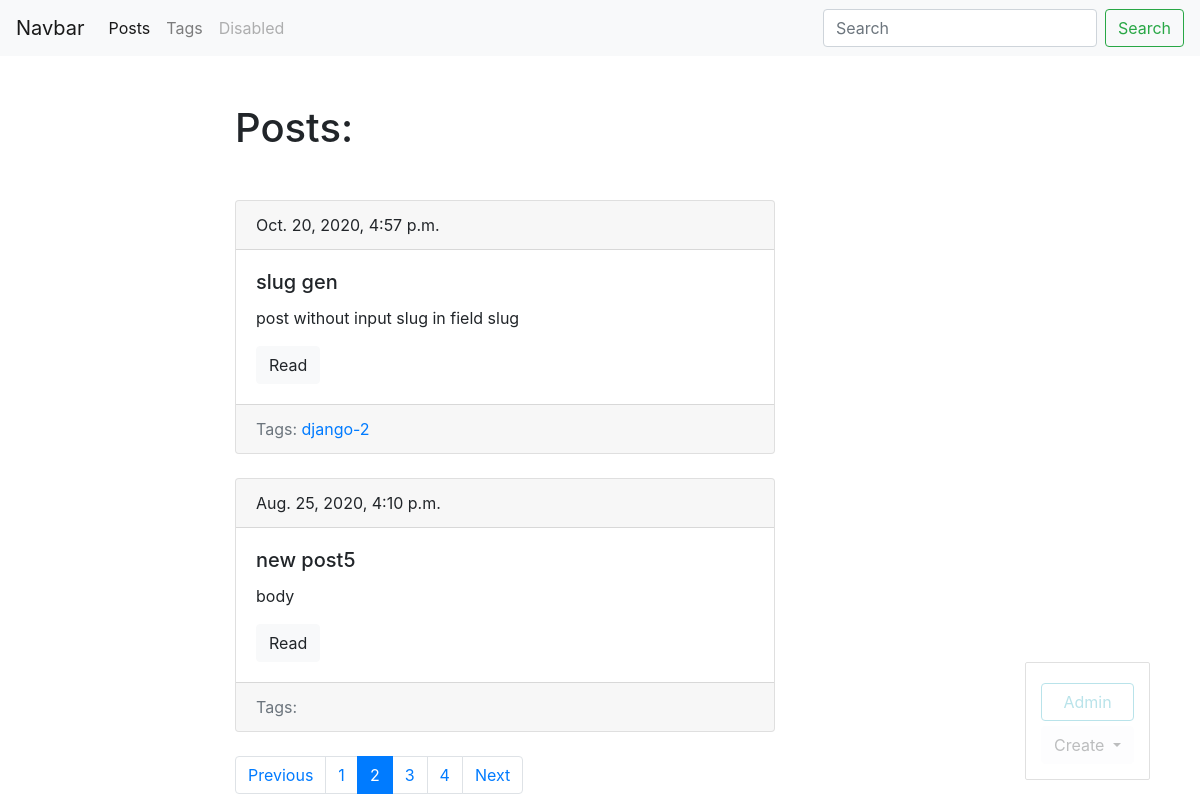
The page /blog/?page=2 (signed in) on the database its author committed.
### blog/models.py (models this page shows, shortened)
class Post(models.Model):
    title = models.CharField(max_length=150, db_index=True)
    slug = models.SlugField(max_length=150, blank=True, unique=True)
    body = models.TextField(blank=True, db_index=True)
    tags = models.ManyToManyField("Tag", blank=True, related_name='posts')
    date_pub = models.DateTimeField(auto_now_add=True)
    def get_absolute_url(self):
        return reverse("post_detail_url", kwargs={"slug": self.slug})
    class Meta:
        ordering = ['-date_pub']

class Tag(models.Model):
    title = models.CharField(max_length=50)
    slug = models.SlugField(max_length=50, unique=True)
    def get_absolute_url(self):
        return reverse("tag_detail_url", kwargs={'slug': self.slug})
    class Meta:
        ordering = ['title']

### blog/views.py (the view)
# urls.py: path('', posts_list, name='posts_list_url'),
def posts_list(request):
    search_query = request.GET.get('search', '')
    if search_query:
        posts = Post.objects.filter(Q(title__icontains=search_query) | Q(body__icontains=search_query))
    else:
        posts = Post.objects.all()
    paginator = Paginator(posts, 2)
    page_number = request.GET.get('page', 1)
    page = paginator.get_page(page_number)
    is_paginated = page.has_other_pages()
    if page.has_previous():
        prev_url = '?page={}'.format(page.previous_page_number())
    else:
        prev_url = ''
    if page.has_next():
        next_url = '?page={}'.format(page.next_page_number())
    else:
        next_url = ''
    context = {
        'page_object': page,
        'is_paginated': is_paginated,
        'next_url': next_url,
        'prev_url': prev_url
    }
    return render(request, 'blog/index.html', context=context)

### blog/templates/blog/index.html (shortened to what this page needs)
{% extends 'blog/base_blog.html' %}
    {% block content %}
        <h1 class="mb-5">Posts:</h1>
        {% for post in page_object.object_list %}
            {% include  'blog/includes/post_card_template.html' %}
        {% endfor %}
    {% endblock %}

### blog/templates/blog/includes/post_card_template.html
<div class="card mb-4">
    <div class="card-header">
    {{post.date_pub}}
    </div>
    <div class="card-body">
    <h5 class="card-title">{{post.title}}</h5>
    <p class="card-text">{{post.body|truncatewords:15}}</p>
    <a href="{{post.get_absolute_url}}" class="btn btn-light">Read</a>
    </div>
     <div class="card-footer text-muted">
        Tags:
        {% for tag in post.tags.all %}
            <a href="{{ tag.get_absolute_url }}">{{ tag.title }}</a>
        {% endfor %}
    </div>
</div>

### rows shown on the page
Post: date_pub "Oct. 20, 2020, 4:57 p.m.", title "slug gen", body "post without input slug in field slug"
Tag: title "django-2"
Post: date_pub "Aug. 25, 2020, 4:10 p.m.", title "new post5", body "body"

### other values the page prints
{{ n }} "1" "3" "4"
{{ n }} "2"
